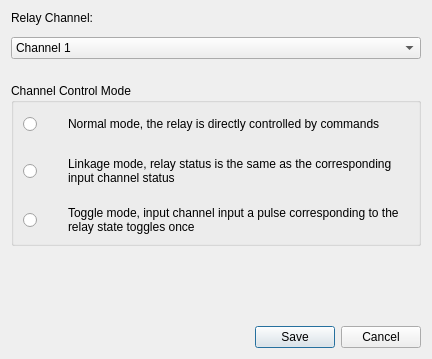
<?xml version="1.0" encoding="UTF-8"?>
<ui version="4.0">
 <class>DlgRelayLinkControl</class>
 <widget class="QDialog" name="DlgRelayLinkControl">
  <property name="geometry">
   <rect>
    <x>0</x>
    <y>0</y>
    <width>432</width>
    <height>359</height>
   </rect>
  </property>
  <property name="windowTitle">
   <string>Dialog</string>
  </property>
  <layout class="QVBoxLayout" name="verticalLayout_2">
   <item>
    <widget class="QWidget" name="pnlSettings" native="true">
     <layout class="QVBoxLayout" name="verticalLayout">
      <property name="spacing">
       <number>12</number>
      </property>
      <property name="leftMargin">
       <number>0</number>
      </property>
      <property name="topMargin">
       <number>0</number>
      </property>
      <property name="rightMargin">
       <number>0</number>
      </property>
      <property name="bottomMargin">
       <number>0</number>
      </property>
      <item>
       <widget class="QLabel" name="label">
        <property name="text">
         <string>Relay Channel:</string>
        </property>
        <property name="buddy">
         <cstring>cbChannel</cstring>
        </property>
       </widget>
      </item>
      <item>
       <widget class="QComboBox" name="cbChannel">
        <item>
         <property name="text">
          <string>Channel 1</string>
         </property>
        </item>
        <item>
         <property name="text">
          <string>Channel 2</string>
         </property>
        </item>
        <item>
         <property name="text">
          <string>Channel 3</string>
         </property>
        </item>
        <item>
         <property name="text">
          <string>Channel 4</string>
         </property>
        </item>
        <item>
         <property name="text">
          <string>Channel 5</string>
         </property>
        </item>
        <item>
         <property name="text">
          <string>Channel 6</string>
         </property>
        </item>
        <item>
         <property name="text">
          <string>Channel 7</string>
         </property>
        </item>
        <item>
         <property name="text">
          <string>Channel 8</string>
         </property>
        </item>
       </widget>
      </item>
      <item>
       <spacer name="verticalSpacer_2">
        <property name="orientation">
         <enum>Qt::Vertical</enum>
        </property>
        <property name="sizeHint" stdset="0">
         <size>
          <width>20</width>
          <height>12</height>
         </size>
        </property>
       </spacer>
      </item>
      <item>
       <widget class="QGroupBox" name="groupBox">
        <property name="title">
         <string>Channel Control Mode</string>
        </property>
        <layout class="QGridLayout" name="gridLayout">
         <property name="spacing">
          <number>21</number>
         </property>
         <item row="0" column="0">
          <widget class="QRadioButton" name="rbMode0">
           <property name="sizePolicy">
            <sizepolicy hsizetype="Fixed" vsizetype="Fixed">
             <horstretch>0</horstretch>
             <verstretch>0</verstretch>
            </sizepolicy>
           </property>
           <property name="minimumSize">
            <size>
             <width>24</width>
             <height>24</height>
            </size>
           </property>
           <property name="maximumSize">
            <size>
             <width>24</width>
             <height>24</height>
            </size>
           </property>
           <property name="text">
            <string/>
           </property>
          </widget>
         </item>
         <item row="0" column="1">
          <widget class="QLabel" name="label_2">
           <property name="text">
            <string>Normal mode, the relay is directly controlled by commands</string>
           </property>
           <property name="alignment">
            <set>Qt::AlignLeading|Qt::AlignLeft|Qt::AlignVCenter</set>
           </property>
           <property name="wordWrap">
            <bool>true</bool>
           </property>
          </widget>
         </item>
         <item row="1" column="0">
          <widget class="QRadioButton" name="rbMode1">
           <property name="sizePolicy">
            <sizepolicy hsizetype="Fixed" vsizetype="Fixed">
             <horstretch>0</horstretch>
             <verstretch>0</verstretch>
            </sizepolicy>
           </property>
           <property name="minimumSize">
            <size>
             <width>24</width>
             <height>24</height>
            </size>
           </property>
           <property name="maximumSize">
            <size>
             <width>24</width>
             <height>24</height>
            </size>
           </property>
           <property name="text">
            <string/>
           </property>
          </widget>
         </item>
         <item row="1" column="1">
          <widget class="QLabel" name="label_3">
           <property name="text">
            <string>Linkage mode, relay status is the same as the corresponding input channel status</string>
           </property>
           <property name="alignment">
            <set>Qt::AlignLeading|Qt::AlignLeft|Qt::AlignVCenter</set>
           </property>
           <property name="wordWrap">
            <bool>true</bool>
           </property>
          </widget>
         </item>
         <item row="2" column="0">
          <widget class="QRadioButton" name="rbMode2">
           <property name="sizePolicy">
            <sizepolicy hsizetype="Fixed" vsizetype="Fixed">
             <horstretch>0</horstretch>
             <verstretch>0</verstretch>
            </sizepolicy>
           </property>
           <property name="minimumSize">
            <size>
             <width>24</width>
             <height>24</height>
            </size>
           </property>
           <property name="maximumSize">
            <size>
             <width>24</width>
             <height>24</height>
            </size>
           </property>
           <property name="text">
            <string/>
           </property>
          </widget>
         </item>
         <item row="2" column="1">
          <widget class="QLabel" name="label_4">
           <property name="text">
            <string>Toggle mode, input channel input a pulse corresponding to the relay state toggles once</string>
           </property>
           <property name="alignment">
            <set>Qt::AlignLeading|Qt::AlignLeft|Qt::AlignVCenter</set>
           </property>
           <property name="wordWrap">
            <bool>true</bool>
           </property>
          </widget>
         </item>
        </layout>
       </widget>
      </item>
     </layout>
    </widget>
   </item>
   <item>
    <spacer name="verticalSpacer">
     <property name="orientation">
      <enum>Qt::Vertical</enum>
     </property>
     <property name="sizeHint" stdset="0">
      <size>
       <width>12</width>
       <height>40</height>
      </size>
     </property>
    </spacer>
   </item>
   <item>
    <widget class="QDialogButtonBox" name="buttonBox">
     <property name="orientation">
      <enum>Qt::Horizontal</enum>
     </property>
     <property name="standardButtons">
      <set>QDialogButtonBox::Cancel|QDialogButtonBox::Save</set>
     </property>
    </widget>
   </item>
  </layout>
 </widget>
 <tabstops>
  <tabstop>cbChannel</tabstop>
  <tabstop>rbMode0</tabstop>
  <tabstop>rbMode1</tabstop>
  <tabstop>rbMode2</tabstop>
 </tabstops>
 <resources/>
 <connections>
  <connection>
   <sender>buttonBox</sender>
   <signal>accepted()</signal>
   <receiver>DlgRelayLinkControl</receiver>
   <slot>accept()</slot>
   <hints>
    <hint type="sourcelabel">
     <x>248</x>
     <y>254</y>
    </hint>
    <hint type="destinationlabel">
     <x>157</x>
     <y>274</y>
    </hint>
   </hints>
  </connection>
  <connection>
   <sender>buttonBox</sender>
   <signal>rejected()</signal>
   <receiver>DlgRelayLinkControl</receiver>
   <slot>reject()</slot>
   <hints>
    <hint type="sourcelabel">
     <x>316</x>
     <y>260</y>
    </hint>
    <hint type="destinationlabel">
     <x>286</x>
     <y>274</y>
    </hint>
   </hints>
  </connection>
 </connections>
</ui>
